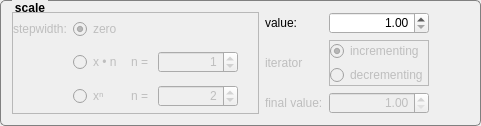
             <widget class="QGroupBox" name="gb_scale">
              <property name="font">
               <font>
                <pointsize>9</pointsize>
                <weight>75</weight>
                <bold>true</bold>
               </font>
              </property>
              <property name="toolTip">
               <string>&lt;html&gt;&lt;head/&gt;&lt;body&gt;&lt;p&gt;&lt;span style=&quot; font-size:9pt; font-weight:600;&quot;&gt;scale&lt;/span&gt;&lt;/p&gt;&lt;p&gt;&lt;span style=&quot; font-size:9pt;&quot;&gt;stands for the size or width of the atom´s envelope. Maximum is size of the atom, which means the number of samples chosen above.&lt;/span&gt;&lt;/p&gt;&lt;/body&gt;&lt;/html&gt;</string>
              </property>
              <property name="styleSheet">
               <string notr="true">    QGroupBox  {
        background-color: qlineargradient(x1: 0, y1: 0, x2: 0, y2: 1,
                                          stop: 0 #E0E0E0, stop: 1 #FFFFFF);
        border: 1px solid gray;
        border-radius: 5px;
        margin-top: 3ex; /* leave space at the top for the title */
    }
     
    QGroupBox::title  {
        subcontrol-origin: margin;
		left: 12px;
        subcontrol-position: top left; /* position at the top center */
        padding: 1px;       
    }
</string>
              </property>
              <property name="title">
               <string>scale</string>
              </property>
              <layout class="QGridLayout" name="gl_Scale" rowstretch="0,0,0,0" columnstretch="1,0,0,0">
               <item row="0" column="3">
                <spacer name="horizontalSpacer_5">
                 <property name="orientation">
                  <enum>Qt::Horizontal</enum>
                 </property>
                 <property name="sizeHint" stdset="0">
                  <size>
                   <width>40</width>
                   <height>20</height>
                  </size>
                 </property>
                </spacer>
               </item>
               <item row="1" column="2" rowspan="2">
                <widget class="QFrame" name="fr_CountDirectionScale">
                 <property name="enabled">
                  <bool>false</bool>
                 </property>
                 <property name="sizePolicy">
                  <sizepolicy hsizetype="Fixed" vsizetype="Fixed">
                   <horstretch>0</horstretch>
                   <verstretch>0</verstretch>
                  </sizepolicy>
                 </property>
                 <property name="frameShape">
                  <enum>QFrame::StyledPanel</enum>
                 </property>
                 <property name="frameShadow">
                  <enum>QFrame::Raised</enum>
                 </property>
                 <layout class="QVBoxLayout" name="verticalLayout_5">
                  <property name="spacing">
                   <number>4</number>
                  </property>
                  <property name="leftMargin">
                   <number>0</number>
                  </property>
                  <property name="topMargin">
                   <number>0</number>
                  </property>
                  <property name="rightMargin">
                   <number>0</number>
                  </property>
                  <property name="bottomMargin">
                   <number>0</number>
                  </property>
                  <item>
                   <widget class="QRadioButton" name="rb_PosCountScale">
                    <property name="text">
                     <string>incrementing</string>
                    </property>
                    <property name="checked">
                     <bool>true</bool>
                    </property>
                   </widget>
                  </item>
                  <item>
                   <widget class="QRadioButton" name="rb_NegCountScale">
                    <property name="text">
                     <string>decrementing</string>
                    </property>
                   </widget>
                  </item>
                 </layout>
                </widget>
               </item>
               <item row="3" column="1">
                <widget class="QLabel" name="lb_EndValueScale">
                 <property name="enabled">
                  <bool>false</bool>
                 </property>
                 <property name="text">
                  <string>final value:</string>
                 </property>
                </widget>
               </item>
               <item row="1" column="1" rowspan="2">
                <widget class="QLabel" name="lb_CountDirectionScale">
                 <property name="enabled">
                  <bool>false</bool>
                 </property>
                 <property name="sizePolicy">
                  <sizepolicy hsizetype="Fixed" vsizetype="Fixed">
                   <horstretch>0</horstretch>
                   <verstretch>0</verstretch>
                  </sizepolicy>
                 </property>
                 <property name="toolTip">
                  <string>&lt;html&gt;&lt;head/&gt;&lt;body&gt;&lt;p&gt;&lt;span style=&quot; font-size:9pt; font-weight:600;&quot;&gt;iterator&lt;/span&gt;&lt;/p&gt;&lt;p&gt;&lt;span style=&quot; font-size:9pt;&quot;&gt;choose direction of calue change, wheather incrementing or decrementing the variable&lt;/span&gt;&lt;/p&gt;&lt;/body&gt;&lt;/html&gt;</string>
                 </property>
                 <property name="text">
                  <string>iterator</string>
                 </property>
                 <property name="margin">
                  <number>0</number>
                 </property>
                </widget>
               </item>
               <item row="0" column="2">
                <widget class="QDoubleSpinBox" name="dspb_StartValueScale">
                 <property name="enabled">
                  <bool>true</bool>
                 </property>
                 <property name="minimumSize">
                  <size>
                   <width>80</width>
                   <height>0</height>
                  </size>
                 </property>
                 <property name="alignment">
                  <set>Qt::AlignRight|Qt::AlignTrailing|Qt::AlignVCenter</set>
                 </property>
                 <property name="suffix">
                  <string/>
                 </property>
                 <property name="minimum">
                  <double>1.000000000000000</double>
                 </property>
                 <property name="maximum">
                  <double>64.000000000000000</double>
                 </property>
                 <property name="singleStep">
                  <double>1.000000000000000</double>
                 </property>
                 <property name="value">
                  <double>1.000000000000000</double>
                 </property>
                </widget>
               </item>
               <item row="3" column="2">
                <widget class="QDoubleSpinBox" name="dspb_EndValueScale">
                 <property name="enabled">
                  <bool>false</bool>
                 </property>
                 <property name="alignment">
                  <set>Qt::AlignRight|Qt::AlignTrailing|Qt::AlignVCenter</set>
                 </property>
                 <property name="minimum">
                  <double>1.000000000000000</double>
                 </property>
                 <property name="maximum">
                  <double>64.000000000000000</double>
                 </property>
                 <property name="singleStep">
                  <double>1.000000000000000</double>
                 </property>
                 <property name="value">
                  <double>1.000000000000000</double>
                 </property>
                </widget>
               </item>
               <item row="0" column="1">
                <widget class="QLabel" name="lb_StartValueScale">
                 <property name="text">
                  <string>value:</string>
                 </property>
                </widget>
               </item>
               <item row="0" column="0" rowspan="4">
                <widget class="QFrame" name="fr_CountDefScale">
                 <property name="sizePolicy">
                  <sizepolicy hsizetype="Expanding" vsizetype="Minimum">
                   <horstretch>0</horstretch>
                   <verstretch>0</verstretch>
                  </sizepolicy>
                 </property>
                 <property name="frameShape">
                  <enum>QFrame::StyledPanel</enum>
                 </property>
                 <property name="frameShadow">
                  <enum>QFrame::Raised</enum>
                 </property>
                 <layout class="QGridLayout" name="gridLayout">
                  <property name="leftMargin">
                   <number>0</number>
                  </property>
                  <property name="topMargin">
                   <number>0</number>
                  </property>
                  <property name="rightMargin">
                   <number>0</number>
                  </property>
                  <property name="bottomMargin">
                   <number>0</number>
                  </property>
                  <item row="0" column="1">
                   <widget class="QRadioButton" name="rb_NoStepScale">
                    <property name="enabled">
                     <bool>false</bool>
                    </property>
                    <property name="text">
                     <string>zero</string>
                    </property>
                    <property name="checked">
                     <bool>true</bool>
                    </property>
                    <property name="autoExclusive">
                     <bool>true</bool>
                    </property>
                   </widget>
                  </item>
                  <item row="2" column="1">
                   <widget class="QRadioButton" name="rb_ExpStepScale">
                    <property name="enabled">
                     <bool>false</bool>
                    </property>
                    <property name="text">
                     <string>xⁿ</string>
                    </property>
                    <property name="autoExclusive">
                     <bool>true</bool>
                    </property>
                   </widget>
                  </item>
                  <item row="0" column="0">
                   <widget class="QLabel" name="lb_StepDefScale">
                    <property name="enabled">
                     <bool>false</bool>
                    </property>
                    <property name="sizePolicy">
                     <sizepolicy hsizetype="Fixed" vsizetype="Fixed">
                      <horstretch>0</horstretch>
                      <verstretch>0</verstretch>
                     </sizepolicy>
                    </property>
                    <property name="toolTip">
                     <string>&lt;html&gt;&lt;head/&gt;&lt;body&gt;&lt;p&gt;&lt;span style=&quot; font-size:9pt; font-weight:600;&quot;&gt;stepwidth&lt;/span&gt;&lt;/p&gt;&lt;p&gt;&lt;span style=&quot; font-size:9pt;&quot;&gt;choose steps of changing the value atom by atom; whether no changes, linear steps or exponential steps are made&lt;/span&gt;&lt;/p&gt;&lt;/body&gt;&lt;/html&gt;</string>
                    </property>
                    <property name="text">
                     <string>stepwidth:</string>
                    </property>
                   </widget>
                  </item>
                  <item row="1" column="1">
                   <widget class="QRadioButton" name="rb_LinStepScale">
                    <property name="enabled">
                     <bool>false</bool>
                    </property>
                    <property name="text">
                     <string>x • n </string>
                    </property>
                    <property name="autoExclusive">
                     <bool>true</bool>
                    </property>
                   </widget>
                  </item>
                  <item row="2" column="3">
                   <widget class="QDoubleSpinBox" name="dspb_ExpStepScale">
                    <property name="enabled">
                     <bool>false</bool>
                    </property>
                    <property name="sizePolicy">
                     <sizepolicy hsizetype="Fixed" vsizetype="Fixed">
                      <horstretch>0</horstretch>
                      <verstretch>0</verstretch>
                     </sizepolicy>
                    </property>
                    <property name="minimumSize">
                     <size>
                      <width>80</width>
                      <height>0</height>
                     </size>
                    </property>
                    <property name="alignment">
                     <set>Qt::AlignRight|Qt::AlignTrailing|Qt::AlignVCenter</set>
                    </property>
                    <property name="decimals">
                     <number>0</number>
                    </property>
                    <property name="minimum">
                     <double>0.000000000000000</double>
                    </property>
                    <property name="maximum">
                     <double>100.000000000000000</double>
                    </property>
                    <property name="value">
                     <double>2.000000000000000</double>
                    </property>
                   </widget>
                  </item>
                  <item row="2" column="2">
                   <widget class="QLabel" name="lb_ExpNScale">
                    <property name="enabled">
                     <bool>false</bool>
                    </property>
                    <property name="text">
                     <string>n = </string>
                    </property>
                   </widget>
                  </item>
                  <item row="1" column="3">
                   <widget class="QDoubleSpinBox" name="dspb_LinStepScale">
                    <property name="enabled">
                     <bool>false</bool>
                    </property>
                    <property name="alignment">
                     <set>Qt::AlignRight|Qt::AlignTrailing|Qt::AlignVCenter</set>
                    </property>
                    <property name="decimals">
                     <number>0</number>
                    </property>
                    <property name="minimum">
                     <double>0.000000000000000</double>
                    </property>
                    <property name="maximum">
                     <double>10000.000000000000000</double>
                    </property>
                    <property name="value">
                     <double>1.000000000000000</double>
                    </property>
                   </widget>
                  </item>
                  <item row="1" column="2">
                   <widget class="QLabel" name="lb_LinNScale">
                    <property name="enabled">
                     <bool>false</bool>
                    </property>
                    <property name="text">
                     <string>n =</string>
                    </property>
                   </widget>
                  </item>
                  <item row="1" column="4">
                   <spacer name="horizontalSpacer_3">
                    <property name="orientation">
                     <enum>Qt::Horizontal</enum>
                    </property>
                    <property name="sizeHint" stdset="0">
                     <size>
                      <width>20</width>
                      <height>20</height>
                     </size>
                    </property>
                   </spacer>
                  </item>
                 </layout>
                </widget>
               </item>
              </layout>
             </widget>
